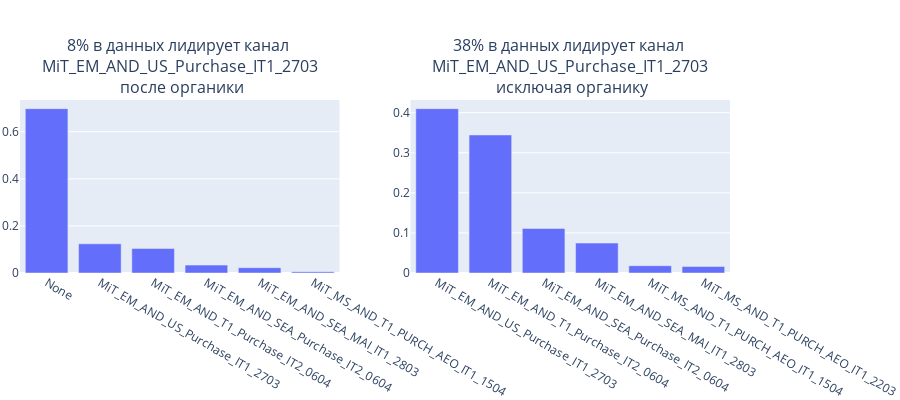

Notebook cell for this chart:
### Code cell
# Построим график в plotly 


# С учетом органики
df1 = geo_daily_report_sql.campaign.value_counts(normalize=True).reset_index()

# Без учета органики
df2 = geo_daily_report_sql.query('campaign != "None"').campaign.value_counts(normalize=True).reset_index()

fig1 = px.bar(df1.loc[:5],             
             x='index', 
             y='campaign'
             )

fig2 = px.bar(df2.loc[:5],             
             x='index', 
             y='campaign'
             )

fig = make_subplots(rows=1, 
                    cols=2, 
                    
                    subplot_titles=('8% в данных лидирует канал <br> MiT_EM_AND_US_Purchase_IT1_2703 <br> после органики', 
                                    '38% в данных лидирует канал <br> MiT_EM_AND_US_Purchase_IT1_2703 <br> исключая органику')
                   )

fig.add_trace(fig1['data'][0], row=1, col=1)
fig.add_trace(fig2['data'][0], row=1, col=2)

fig.update_layout(width=900, 
                  height=400, 
                  margin=dict(l=20, r=20, t=100, b=0),
)

fig.show()

### Figure 1 — Plotly figure (JSON) as saved in the notebook; plotly's stock layout.template omitted (floating-point values rounded to 4 significant figures)
{"data": [{"alignmentgroup": "True", "hovertemplate": "index=%{x}<br>campaign=%{y}<extra></extra>", "legendgroup": "", "marker": {"color": "#636efa", "pattern": {"shape": ""}}, "name": "", "offsetgroup": "", "orientation": "v", "showlegend": false, "textposition": "auto", "type": "bar", "x": ["None", "MiT_EM_AND_US_Purchase_IT1_2703", "MiT_EM_AND_T1_Purchase_IT2_0604", "MiT_EM_AND_SEA_Purchase_IT2_0604", "MiT_EM_AND_SEA_MAI_IT1_2803", "MiT_MS_AND_T1_PURCH_AEO_IT1_1504"], "xaxis": "x", "y": [0.6983, 0.1237, 0.1039, 0.03353, 0.02255, 0.005486], "yaxis": "y"}, {"alignmentgroup": "True", "hovertemplate": "index=%{x}<br>campaign=%{y}<extra></extra>", "legendgroup": "", "marker": {"color": "#636efa", "pattern": {"shape": ""}}, "name": "", "offsetgroup": "", "orientation": "v", "showlegend": false, "textposition": "auto", "type": "bar", "x": ["MiT_EM_AND_US_Purchase_IT1_2703", "MiT_EM_AND_T1_Purchase_IT2_0604", "MiT_EM_AND_SEA_Purchase_IT2_0604", "MiT_EM_AND_SEA_MAI_IT1_2803", "MiT_MS_AND_T1_PURCH_AEO_IT1_1504", "MiT_MS_AND_T1_PURCH_AEO_IT1_2203"], "xaxis": "x2", "y": [0.4101, 0.3444, 0.1111, 0.07475, 0.01818, 0.01616], "yaxis": "y2"}], "layout": {"annotations": [{"font": {"size": 16}, "showarrow": false, "text": "8% в данных лидирует канал <br> MiT_EM_AND_US_Purchase_IT1_2703 <br> после органики", "x": 0.225, "xanchor": "center", "xref": "paper", "y": 1, "yanchor": "bottom", "yref": "paper"}, {"font": {"size": 16}, "showarrow": false, "text": "38% в данных лидирует канал <br> MiT_EM_AND_US_Purchase_IT1_2703 <br> исключая органику", "x": 0.775, "xanchor": "center", "xref": "paper", "y": 1, "yanchor": "bottom", "yref": "paper"}], "height": 400, "margin": {"b": 0, "l": 20, "r": 20, "t": 100}, "width": 900, "xaxis": {"anchor": "y", "domain": [0, 0.45]}, "xaxis2": {"anchor": "y2", "domain": [0.55, 1]}, "yaxis": {"anchor": "x", "domain": [0, 1]}, "yaxis2": {"anchor": "x2", "domain": [0, 1]}}}
